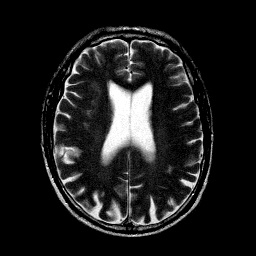
%> input picture 06 practice-myself_codes_notes/02 digital image processing code/04 down_code_from_paper/Jiao Du_web_code/2016 Medicalimagefusion/MRI-CT/ESF_function/MRI.jpg, 256 x 256 px
$ octave main.m   (GNU Octave 9; MATLAB toolbox functions it lacks are replaced by stand-ins)
%> lines starting %> are read from the running program, lines starting %| are printed output that depends on the picture
### 06 practice-myself_codes_notes/02 digital image processing code/04 down_code_from_paper/Jiao Du_web_code/2016 Medicalimagefusion/MRI-CT/ESF_function/normf2d.m
function nf=normf2d(sca);

%%%%compute ||H0*H0'*H1*H1'...*Grm||%%%%%%%

%sca----scale number
%nf-----the output in row or column direction, a vector of length sca

th=1;

for i=0:sca-1
  tg=conv(th,getg(i));
  nf(i+1)=norm(tg)*norm(th);
  th=conv(th,geth(i));
end

### 06 practice-myself_codes_notes/02 digital image processing code/04 down_code_from_paper/Jiao Du_web_code/2016 Medicalimagefusion/MRI-CT/ESF_function/getf2d.m
function [fr,fc]=getf2d(sca)

%%%get filter fr=H0*H0'*H1*H1'*....*Grm%%%%%%%%%
%%%get filter fc=H0*H0'*H1*H1'*....*Gcm%%%%%%%%%

%sca----scale number
%fr-----fr(i,:,:) is the row filter of scale i, i=1,2,...,sca
%fc-----fc(i,:,:) is the colum filter of scale i, i=1,2,...,sca

h=zeros(1,256);
h(128)=1;
h=conv2(h,h');

for i=0:sca-1
   tfr=conv2(h,getg(i));
   tfr=tfr(:,128:127+256);
   fr(i+1,:,:)=tfr;
   tfc=conv2(h,getg(i)');
   tfc=tfc(128:127+256,:);
   fc(i+1,:,:)=tfc;

   h=conv2(h,geth(i));
   h=h(:,128:127+256);
   h=conv2(h,geth(i)');
   h=h(128:127+256,:);
end

### 06 practice-myself_codes_notes/02 digital image processing code/04 down_code_from_paper/Jiao Du_web_code/2018 Fusionofanatomicaland/source code/ESF/getsigma2d.m
function [sigma_z1,sigma_z2]=getsigma2d(sca)

%%%%compute the cov of z1 and z2 at scale i=1,2,...,sca%%%%%%

%sca----------the scale number
%sigma_z1-----a vector of length sca, consists of the cov of z1 at scale i=1,2,...,sca
%sigma_z2-----a vector of length sca, consists of the cov of z2 at scale i=1,2,...,sca


[fr,fc]=getf2d(sca+1);
nf=normf2d(sca+1);

for i=1:sca
   taor(i)=2^(i-1);
end

taoc=[0 taor];

for i=1:sca
   fr1=reshape(fr(i,:,:),256,256);
   fr2=reshape(fr(i+1,:,:),256,256);
   tfr2=zeros(256,256);
   tfr2(1:256-taoc(i),1:256-taor(i))=fr2(1+taoc(i):256,1+taor(i):256);
   z1=fr1/nf(i)+tfr2/nf(i+1);
   z2=fr1/nf(i)-tfr2/nf(i+1);

   sigma_z1(i)=sum(sum(z1.^2))/4;
   sigma_z2(i)=sum(sum(z2.^2))/4;
end

### 06 practice-myself_codes_notes/02 digital image processing code/04 down_code_from_paper/Jiao Du_web_code/2018 Fusionofanatomicaland/source code/ESF/getth2d.m
function tth=getth2d(sca)

%%%%compute ||F1||||F2||sigma_z1^2%%%%

%sca-----scale number
%tth-----the output, a vector of length sca, consists of the threshold at scale i=1,2,...,sca

nf=normf2d(sca+1);
[sigma_z1,sigma_z2]=getsigma2d(sca);

for i=1:sca
   tth(i)=(nf(i)*nf(i+1)*sigma_z1(i));
end

return;

### 06 practice-myself_codes_notes/02 digital image processing code/04 down_code_from_paper/Jiao Du_web_code/2018 Fusionofanatomicaland/source code/ESF/wt2d.m

function [wwr,wwc,ss,m]=WT2D(image,sca)

%%%2D dyanic wavelet transform%%%%%%%%%%%

%image------input image
%sca--------transform scale number

%wwr--------row output
%wwc--------column output
%ss---------smoothed image
%m----------extended point number

%!!! The image should be square

J=sca;
[n,m]=size(image);
if m>32
   m=32;
end

%%%%%%%%reform the image%%%%%%%%%%%%%%%%%%%
ima=zeros(2*m+n,2*m+n);
ima(m+1:m+n,:)=[image(:,m:-1:1) image image(:,n:-1:n-m+1)];
ima(1:m,m+1:m+n)=image(m:-1:1,:);
ima(m+n+1:2*m+n,m+1:m+n)=image(n:-1:n-m+1,:);
%%%%%%%%%%%%%%%%%%%%%%%%%%%%%%%%%%%%%%%%%%%
clear image;

j=0;
while j<J
   rt=conv2(ima,GETG(j));
   wwr(j+1,:,:)=rt(:,128:128+n+2*m-1);
   ct=conv2(ima,GETG(j)');
   wwc(j+1,:,:)=ct(128:128+n+2*m-1,:);

   st=conv2(ima,GETH(j));
   st=st(:,128:128+n+2*m-1);
   ima=conv2(st,GETH(j)');
   ima=ima(128:128+n+2*m-1,:);
   j=j+1;
end

ss=ima;

return;


### 06 practice-myself_codes_notes/02 digital image processing code/04 down_code_from_paper/Jiao Du_web_code/2016 Medicalimagefusion/MRI-CT/ESF_function/getg.m
function a=getg(i)

%%%get the high pass filter%%%%%

a=zeros(1,256);
a(128)=-2.0;
a(128+2^i)=2.0;


return;

### 06 practice-myself_codes_notes/02 digital image processing code/04 down_code_from_paper/Jiao Du_web_code/2016 Medicalimagefusion/MRI-CT/ESF_function/geth.m
function a=geth(i)

%%%get the low pass filter%%%%%

a=zeros(1,256);
a(128)=0.375;
a(128-2^i)=0.125;
a(128+2^i)=0.375;
a(128+2*2^i)=0.125;

return;

### 06 practice-myself_codes_notes/02 digital image processing code/04 down_code_from_paper/Jiao Du_web_code/2016 Medicalimagefusion/MRI-CT/ESF_function/main.m
%This code can only be used for research purpose only.
%Please cite the following paper if you use it:
%P. Bao, L. Zhang and X. Wu
%Canny edge detection enhancement by scale multiplication,?
%IEEE. Trans. on Pattern Analysis and Machine Intelligence, vol. 27, pp. 1485-1490, Sept. 2005.

%This code is just one possible implementation of the scale production method
%described in the paper by using Mallat wavelet. You may use a Gaussian function
%with odd number samples to realize the proposed scheme and may get better results.

clear;
ima=imread('MRI.jpg','jpg');
%> ima is the input picture: size 256x256x3 uint8; min 0, max 255, mean 29
ima = rgb2gray(ima);
%> ima: size 256x256 uint8
ima=double(ima);
%> ima: size 256x256 double
pima=mean(mean(ima.^2));
%> pima = 4314.5

figure(1),clf;
imshow(ima,[0 255]);

n=length(ima);
%> n = 256
v=20;
noi=v*randn(n,n);
iman=ima+noi;%%add noise to image
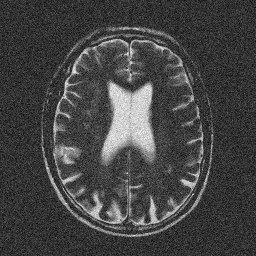
%> iman: size 256x256 double; min -78.25, max 319.4, mean 28.8; drawn with min black and max white
snr=10*log10(pima/v^2)
%> snr = 10.33

figure(2),clf;
imshow(iman,[0 255]);
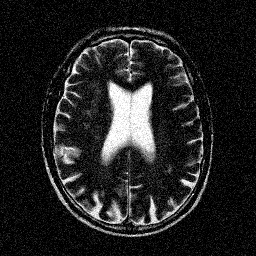
%> displayed picture: size 256x256, on the screen's scale of 0 to 255; min 0, max 255, mean 34

sca=3;
th=getth2d(sca-1);th=th(sca-1);

[wr,wc,s,m]=wt2d(iman,sca);
%> in WT2D, `ima(m+1:m+n,:)=[image(:,m:-1:1) image image(:,n:-1:n-m+1)];`:
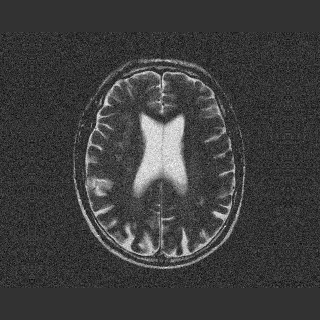
%> ima: size 320x320 double; min -78.25, max 319.4, mean 18.5; drawn with min black and max white
%> in WT2D, `ima(m+n+1:2*m+n,m+1:m+n)=image(n:-1:n-m+1,:);`:
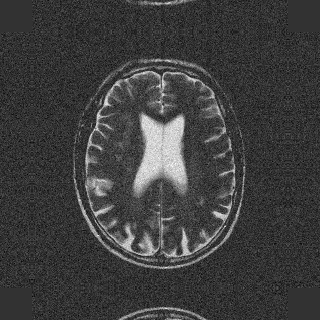
%> ima: size 320x320 double; min -78.25, max 319.4, mean 19.2; drawn with min black and max white
%> the run ends on the next line
